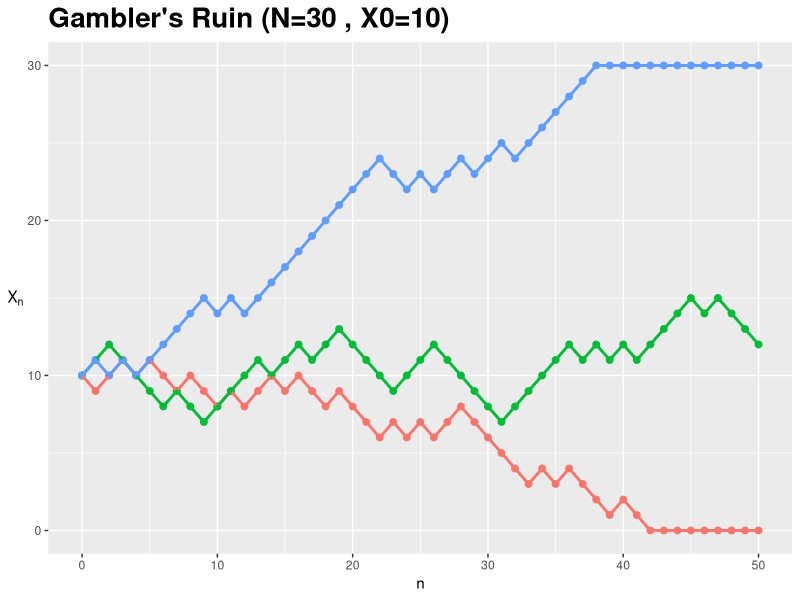

The R script that drew this image:
#This script simulates the Markov chain that models the Gambler's Ruin
#The gambler’s objective is to reach a total fortune of N, 
#without first getting ruined (running out of money).
p<-.4
q<-1-p
#Initial fortune
X0<-10
#Total fortune
N<-30
#n Steps andm trajectories
m<-3
n<-50
Xnm<-matrix(X0,nrow=m,ncol=n+1)
for(rind in 1:m){
  xis<-sample(c(-1,1),size = n,prob = c(p,q),replace = TRUE)
  for(nind in 1:n) 
    if(Xnm[rind,nind]>0 & Xnm[rind,nind]<N)Xnm[rind,nind+1]<- Xnm[rind,nind]+xis[nind]
    else Xnm[rind,nind+1]<- Xnm[rind,nind]
}

#Plot usando paqueterias adicionales
library(ggplot2)
library(reshape2)

#ggplot needs a dataframe
data <- as.data.frame(t(Xnm))
data$n <- 0:n 
plot_data <- melt(data,id.var="n")

ggplot(plot_data, aes(x=n,y=value,group=variable,colour=variable)) +
  geom_point(cex=2)+
  geom_line(lwd=1)+
  ggtitle(paste0("Gambler's Ruin (N=",N," , X0=", X0,")"))+ylab(expression(X[n]))+
  theme(legend.position = "none",plot.title = element_text(size = 20, face = "bold"),
        axis.title.y = element_text(angle = 0,hjust = 1, vjust = 0.5))


#matplot(0:n,t(Xnm),type="b",pch=20,lty=1,xlab = "n",ylab=expression(X[n]),
#        main=paste0("Ruina del jugador (N=",N," , X0=", X0,")"))
